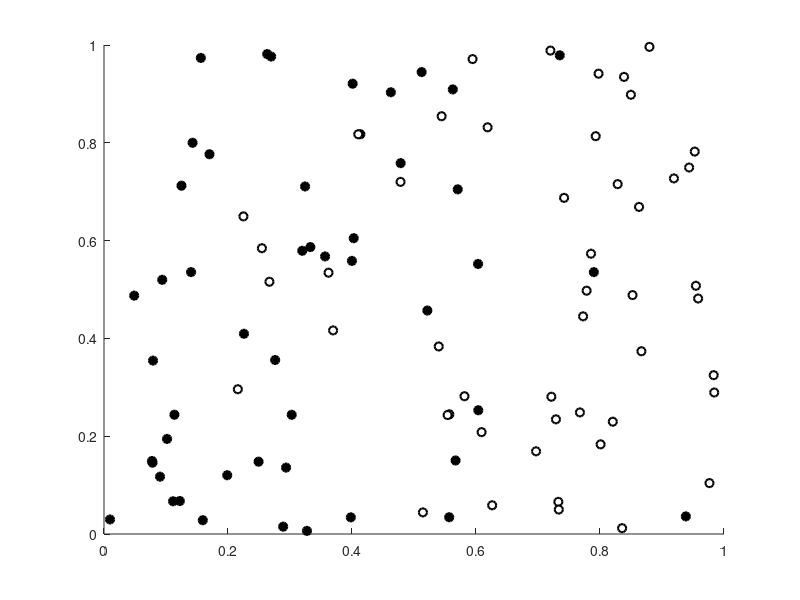

Recreate this plot in MATLAB. (Note: this script raises an error after producing the figure.)
load('data_lvq.mat');

% Defining some names
data = w5_1;
[example_count, dimension]  = size(data);
class1 = data(1:example_count/2,:);
class2 = data((example_count/2)+1 : example_count, :);

% Defining prototypes (x,y,i,j) where x and y are the features from our input
% vectors. i is the index from the input and j is class 1 or 2.
prototype_count = 2;
prototypes = zeros(prototype_count,4);

for i = 1:prototype_count
    if i <= prototype_count/2
        r = randi(example_count/2);
    else
        r = randi(example_count/2) + 50;
    end
    if i ~= 1
        while ismember(r,prototypes(:,3)) ~= 0
            if i <= prototype_count/2
                r = randi(example_count/2);
            else
                r = randi(example_count/2) + 50;
            end
        end
    end
    prototypes(i,1) = data(r,1);
    prototypes(i,2) = data(r,2);
    prototypes(i,3) = r;
    if r <= 50
        prototypes(i,4) = 1 ;
    else
        prototypes(i,4) = 2 ;
    end
end

% Remove prototypes from class variables so we don't plot the prototypes
% 2 times
class1(prototypes(1:prototype_count/2,3),:) = [];
class2(prototypes((prototype_count/2)+1:prototype_count,3)-50,:) = [];


% Plot examples
close all;
f = figure('visible','on', 'pos',[0 0 1920 1080]); % Plotting examples
scatter(class1(:,1), class1(:,2),'MarkerEdgeColor',[0 0 0], ...
    'MarkerFaceColor',[0 0 0], 'LineWidth', 1.5);
hold on
scatter(class2(:,1), class2(:,2), 'MarkerEdgeColor',[0 0 0], ...
    'MarkerFaceColor',[1 1 1], 'LineWidth',1.5);

% Begin epochs
distances_to_prototypes = zeros(example_count, prototype_count);
epoch_max = 10;
step_size = 0.002;
quant_error = zeros(1,epoch_max);
sum = 0;
for i = 1:epoch_max
    rand_example_idxs = randperm(example_count);
    
    for j = 1:example_count
        if ismember(j,prototypes(:,3)) == 0 % example is not prototype
            example_x = data(rand_example_idxs(j),1);
            example_y = data(rand_example_idxs(j),2);
            for k = 1:prototype_count
                prototype_x = prototypes(k,1);
                prototype_y = prototypes(k,2);
                x_diff = abs(prototype_x - example_x);
                y_diff = abs(prototype_y - example_y);
                euclidian_dist = sqrt(x_diff^2 + y_diff^2);
                distances_to_prototypes(j, k) = euclidian_dist;
            end
            
            [winner_dist, winner_idx] = min(distances_to_prototypes(j,:));
            winner_x = prototypes(winner_idx, 1);
            winner_y = prototypes(winner_idx, 2);
            if ((prototypes(winner_idx,4) == 1) && (j <= 50)) ...
                    || ((prototypes(winner_idx,4) == 2) && (j > 50)) % same class
                prototypes(winner_idx,1:2) = ...
                    new_prototype(step_size, winner_x, winner_y, example_x, example_y);
            else % different class so reflect example point over protoype then move
                if example_x > winner_x
                    example_x = winner_x - x_diff;
                else
                    example_x = winner_x + x_diff;
                end
                
                if example_y > winner_y
                    example_y = winner_y - y_diff;
                else
                    example_y = winner_y + y_diff;
                end
                prototypes(winner_idx,1:2) = ...
                    new_prototype(step_size, winner_x, winner_y, example_x, example_y);
                sum = sum + winner_dist;
            end
        end
    end
    
    figure(f);
    
    class1_prototypes = scatter(prototypes(1:prototype_count/2,1), ...
        prototypes(1:prototype_count/2,2), ...
        'MarkerEdgeColor',[0 0 0], 'MarkerFaceColor',[0 1 0], ...
        'LineWidth',1.5);
    hold on
    class2_prototypes = scatter(prototypes((prototype_count/2)+1:prototype_count,1), ...
        prototypes((prototype_count/2)+1:prototype_count,2), ...
        'MarkerEdgeColor',[0 0 0], 'MarkerFaceColor',[0 0 1], ...
        'LineWidth',1.5);
    
    title_name = sprintf('LVQ-1 Feature Space: %d epochs elapsed', i);
    title(title_name);
    xlabel('Feature x');
    ylabel('Feature y');
    
    l = legend('location','southoutside', 'Class 1','class 2', 'Class 1 Prototype', 'Class 2 Prototype');
    
    filename = sprintf('%s_%d','epochs',i);
    saveas(f, filename, 'png');
    
    delete(class1_prototypes);
    delete(class2_prototypes);
    
    % Collect quantization error
    quant_error(i) = sum;
    sum = 0;
end

% Plot quantization error
f2 = figure('visible','on'); % Plotting examples
hold on
plot(quant_error);
title('Quantization error for epochs');
xlabel('Epoch number');
ylabel('Quantization error (H_{VQ})');
filename = sprintf('%s_K=%d_tmax=%d', 'HVQ', prototype_count, epoch_max);
saveas(f2, filename, 'png');
